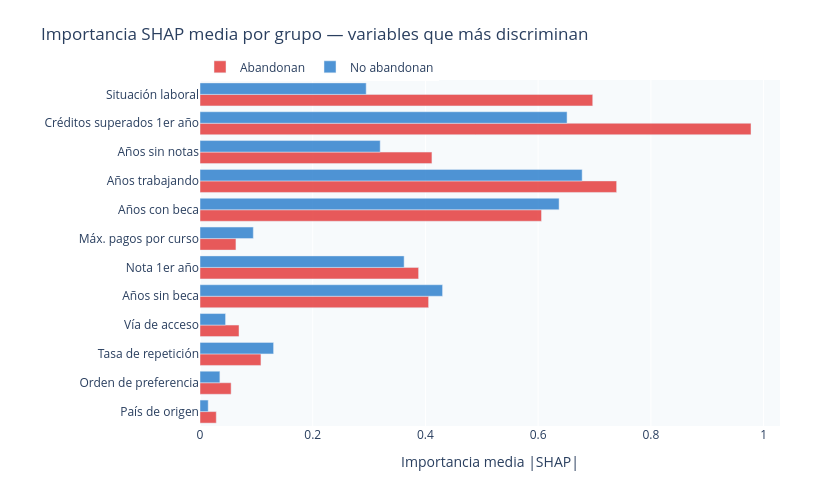

Notebook code cell kept with this figure:
### Code cell
# ============================================================
# CELDA 7: GRÁFICO 4 — IMPORTANCIA SHAP POR GRUPO
# Compara importancia media entre alumnos que abandonan
# vs no abandonan. Revela qué variables discriminan más.
# ============================================================
mask_ab  = y_true == 1
mask_nab = y_true == 0

imp_ab  = np.abs(shap_matrix[mask_ab]).mean(axis=0)
imp_nab = np.abs(shap_matrix[mask_nab]).mean(axis=0)

diff    = np.abs(imp_ab - imp_nab)
orden_diff  = np.argsort(diff)[::-1][:12]
labels_diff = [nombre_legible(feature_names[i]) for i in orden_diff]

fig_grupos = go.Figure()
fig_grupos.add_trace(go.Bar(
    y=labels_diff[::-1], x=imp_ab[orden_diff][::-1],
    orientation='h', name='Abandonan',
    marker_color='#e53e3e', opacity=0.85,
    hovertemplate='%{y}<br>Importancia SHAP: %{x:.4f}<extra>Abandonan</extra>',
))
fig_grupos.add_trace(go.Bar(
    y=labels_diff[::-1], x=imp_nab[orden_diff][::-1],
    orientation='h', name='No abandonan',
    marker_color='#3182ce', opacity=0.85,
    hovertemplate='%{y}<br>Importancia SHAP: %{x:.4f}<extra>No abandonan</extra>',
))
fig_grupos.update_layout(
    title='Importancia SHAP media por grupo — variables que más discriminan',
    barmode='group',
    xaxis=dict(title='Importancia media |SHAP|'),
    height=480, width=820,
    plot_bgcolor='#f7fafc', paper_bgcolor='white',
    legend=dict(orientation='h', y=1.08, x=0),
    margin=dict(l=200, r=40, t=80, b=40),
)
fig_grupos.show()
print('✅ Comparativa grupos generada.')

### Figure 1 — Plotly figure (JSON) as saved in the notebook; plotly's stock layout.template omitted (floating-point values rounded to 4 significant figures)
{"data": [{"hovertemplate": "%{y}<br>Importancia SHAP: %{x:.4f}<extra>Abandonan</extra>", "marker": {"color": "#e53e3e"}, "name": "Abandonan", "opacity": 0.85, "orientation": "h", "type": "bar", "x": [0.02886, 0.0552, 0.1082, 0.06921, 0.4056, 0.3879, 0.06376, 0.6059, 0.7393, 0.4115, 0.9777, 0.6968], "y": ["País de origen", "Orden de preferencia", "Tasa de repetición", "Vía de acceso", "Años sin beca", "Nota 1er año", "Máx. pagos por curso", "Años con beca", "Años trabajando", "Años sin notas", "Créditos superados 1er año", "Situación laboral"]}, {"hovertemplate": "%{y}<br>Importancia SHAP: %{x:.4f}<extra>No abandonan</extra>", "marker": {"color": "#3182ce"}, "name": "No abandonan", "opacity": 0.85, "orientation": "h", "type": "bar", "x": [0.01453, 0.03529, 0.1305, 0.04534, 0.4304, 0.3622, 0.09456, 0.6371, 0.6781, 0.3197, 0.6513, 0.2949], "y": ["País de origen", "Orden de preferencia", "Tasa de repetición", "Vía de acceso", "Años sin beca", "Nota 1er año", "Máx. pagos por curso", "Años con beca", "Años trabajando", "Años sin notas", "Créditos superados 1er año", "Situación laboral"]}], "layout": {"barmode": "group", "height": 480, "legend": {"orientation": "h", "x": 0, "y": 1.08}, "margin": {"b": 40, "l": 200, "r": 40, "t": 80}, "paper_bgcolor": "white", "plot_bgcolor": "#f7fafc", "title": {"text": "Importancia SHAP media por grupo — variables que más discriminan"}, "width": 820, "xaxis": {"title": {"text": "Importancia media |SHAP|"}}}}
